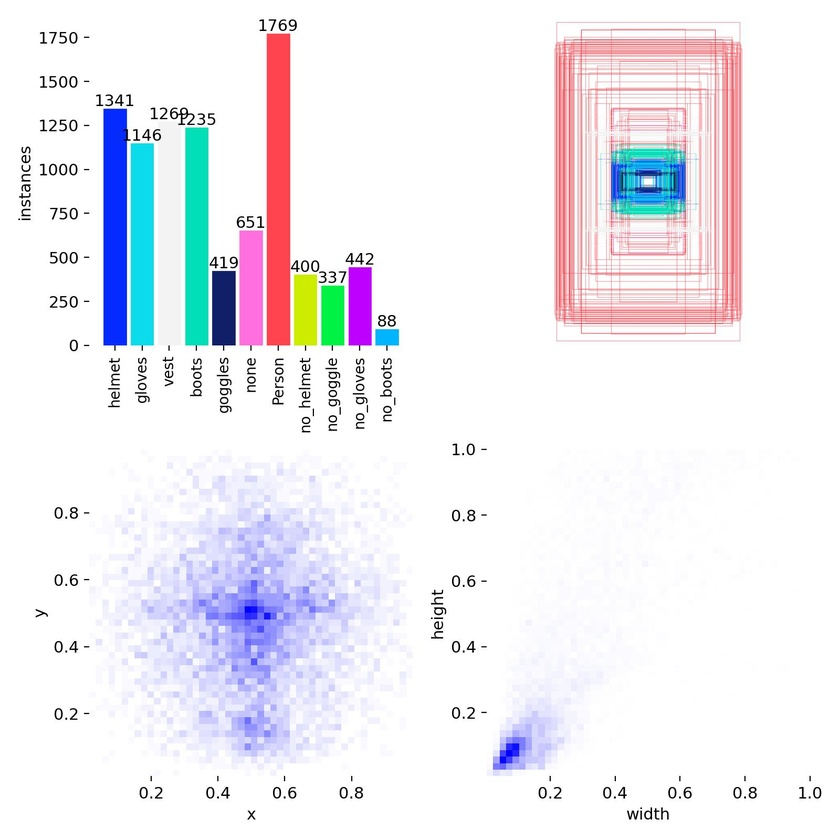
#> input picture runs/detect/yolo11n_detection_v2/labels.jpg, 840 x 840 px, shrunk from 1600 x 1600 before the run
$ python -i transform.py   (imports and definitions only)
#> lines starting #> are read from the running program, lines starting #| are printed output that depends on the picture
import os
import cv2
import shutil
import yaml
from tqdm import tqdm

# --- CONFIGURAÇÕES ---

# 1. Caminho para a pasta principal do seu dataset original
BASE_DATASET_PATH = 'datasets'

# 2. Nome da pasta onde o novo dataset processado será salvo
OUTPUT_DATASET_PATH = 'datasets_processed2'

# Parâmetros do pré-processamento (devem ser os mesmos do seu script em tempo real)
CLAHE_CLIP_LIMIT = 2.0
CLAHE_GRID_SIZE = (8, 8)
CANNY_THRESHOLD_1 = 100
CANNY_THRESHOLD_2 = 200

# --- FUNÇÃO DE PRÉ-PROCESSAMENTO ---

def process_and_save_image(input_path, output_path):
    """
    Carrega uma imagem, aplica o pipeline de pré-processamento e a salva no destino.
    """
#> called with output_path = 'out.png'
    # Carrega a imagem original
    img = cv2.imread(input_path)
#> img is the input picture: shape (840, 840, 3); mean B, G, R 243.8, 237.8, 238.9
    if img is None:
        print(f"Aviso: Não foi possível carregar a imagem {input_path}")
        return

    # 1. Converte para escala de cinza
    gray = cv2.cvtColor(img, cv2.COLOR_BGR2GRAY)
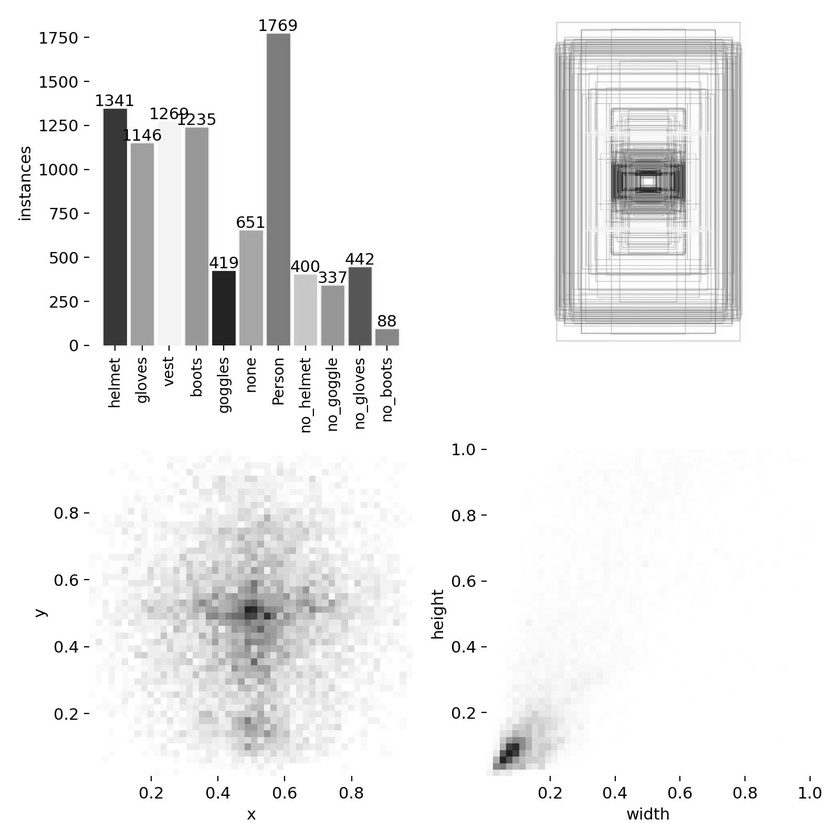
#> gray: shape (840, 840); min 0, max 255, mean 238.8

    # 2. Aplica CLAHE para melhorar o contraste
    clahe = cv2.createCLAHE(clipLimit=CLAHE_CLIP_LIMIT, tileGridSize=CLAHE_GRID_SIZE)
    contrast_enhanced_gray = clahe.apply(gray)
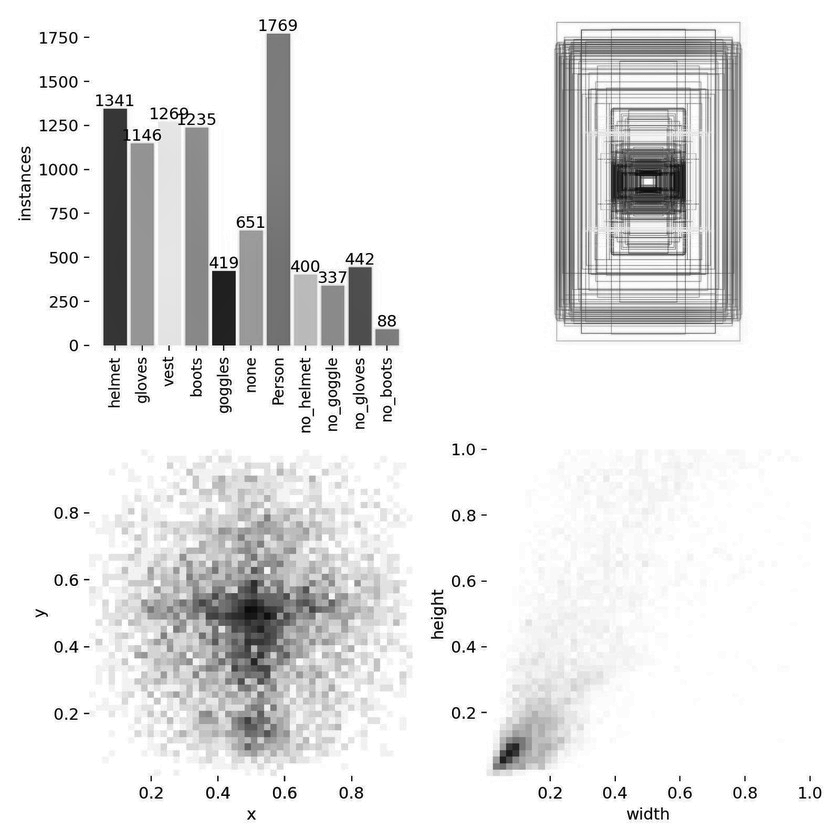
#> contrast_enhanced_gray: shape (840, 840); min 1, max 255, mean 231.7

    blur = cv2.GaussianBlur(contrast_enhanced_gray, (5, 5), 0)

    # 3. Aplica o detector de bordas Canny
    canny_edges = cv2.Canny(blur, CANNY_THRESHOLD_1, CANNY_THRESHOLD_2)
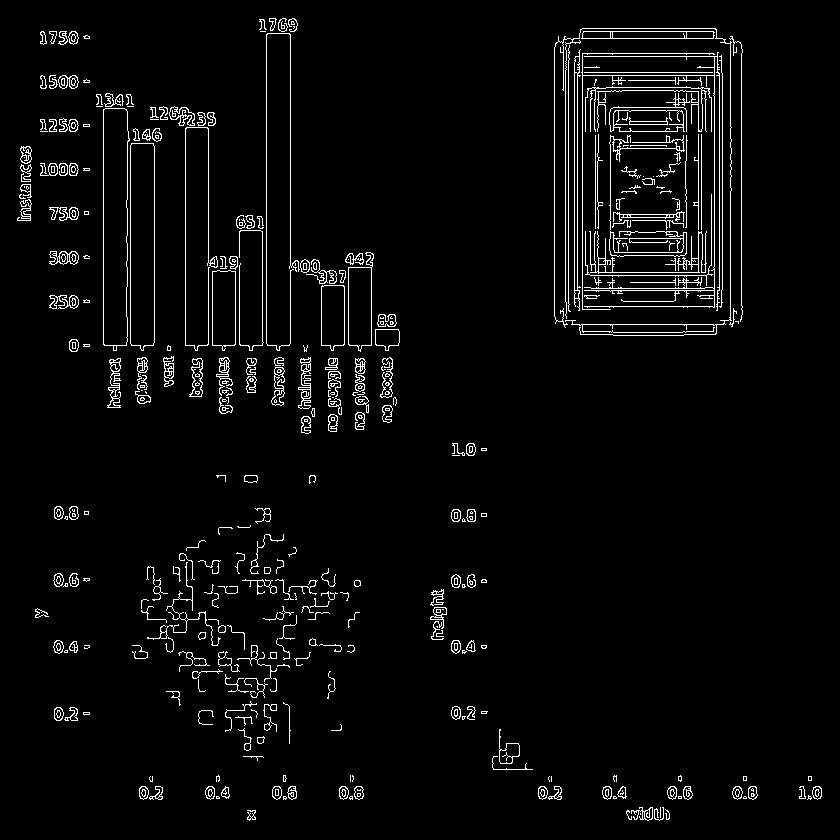
#> canny_edges: shape (840, 840); 3.7% white in thin lines or dots

    # 4. Cria a imagem mascarada (masked_image)
    masked_image = cv2.bitwise_and(img, img, mask=canny_edges)
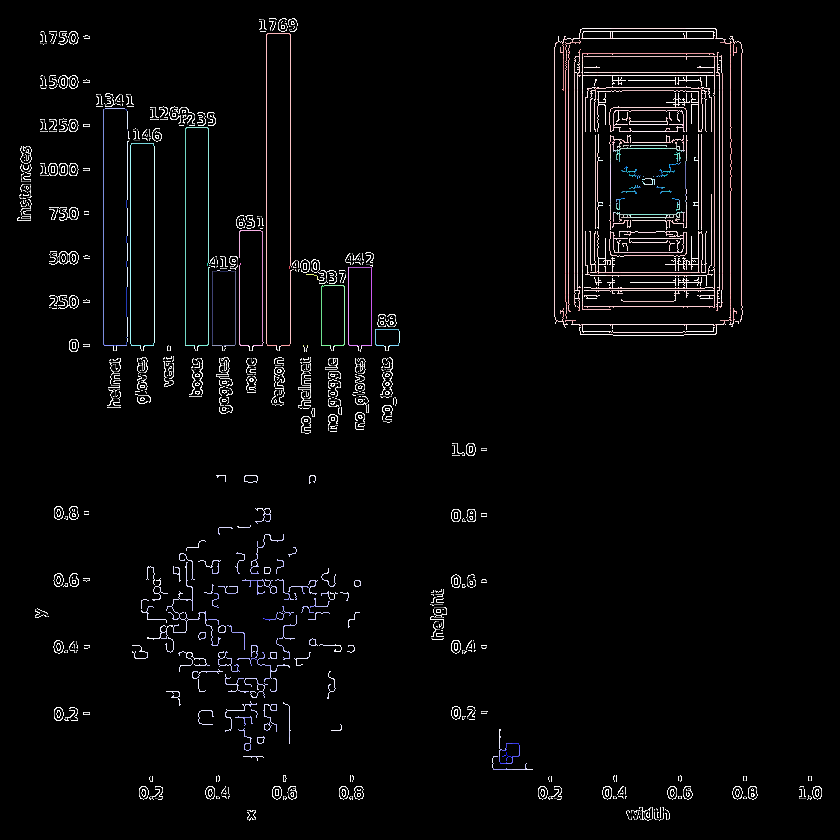
#> masked_image: shape (840, 840, 3); mean B, G, R 8, 7.6, 8

    # 5. Salva a imagem processada
    cv2.imwrite(output_path, masked_image)

# --- SCRIPT PRINCIPAL ---

# [62 lines left out: function main, not called in this run]

# [2 lines not run here, left out]

>>> result = process_and_save_image('runs/detect/yolo11n_detection_v2/labels.jpg', 'out.png')
